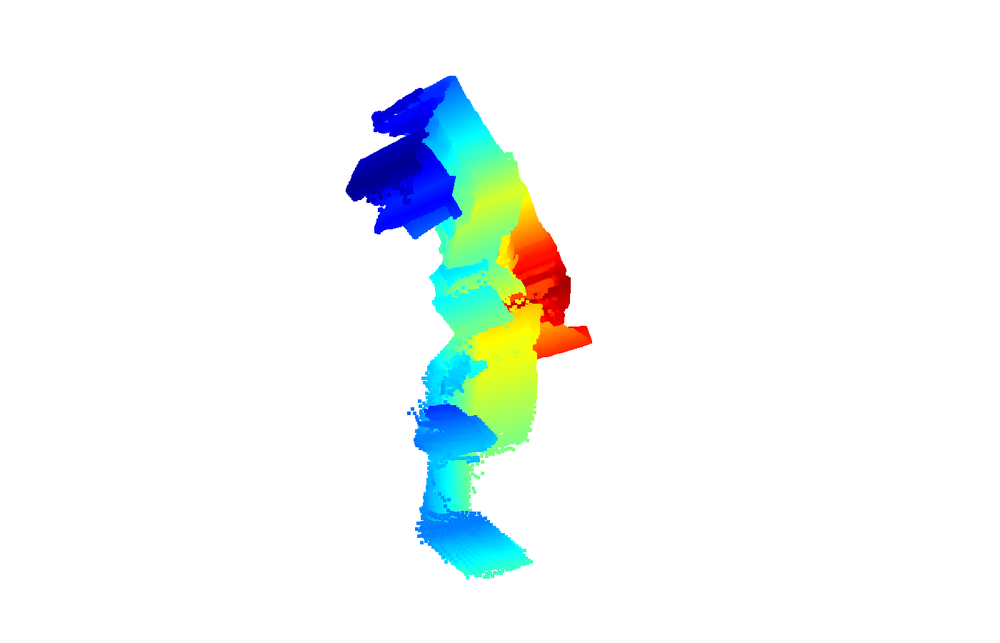
#> input picture ScreenCapture_2026-10-05-22-59-33.png, 1000 x 643 px, shrunk from 1400 x 900 before the run
$ python -i geometry.py   (imports and definitions only)
#> lines starting #> are read from the running program, lines starting #| are printed output that depends on the picture; after the words box and inside, x2 and y2 are one past the last pixel; in counts of white or black regions, pixels touching at a corner belong together
from __future__ import annotations

from dataclasses import dataclass
from pathlib import Path

import cv2
import numpy as np


@dataclass
class ImageObservation:
    path: str
    width: int
    height: int
    line_count: int
    feature_count: int


def load_image(path: str | Path) -> np.ndarray:
#> called with path = '../ScreenCapture_2026-10-05-22-59-33.png'
    image = cv2.imread(str(path))
#> image is the input picture: shape (643, 1000, 3); mean B, G, R 246.9, 247.7, 241

    if image is None:
        raise FileNotFoundError(
            f"Unable to read image: {path}"
        )

    return cv2.cvtColor(
        image,
        cv2.COLOR_BGR2RGB
    )


def detect_edges(image: np.ndarray) -> np.ndarray:
    gray = cv2.cvtColor(
        image,
        cv2.COLOR_RGB2GRAY
    )
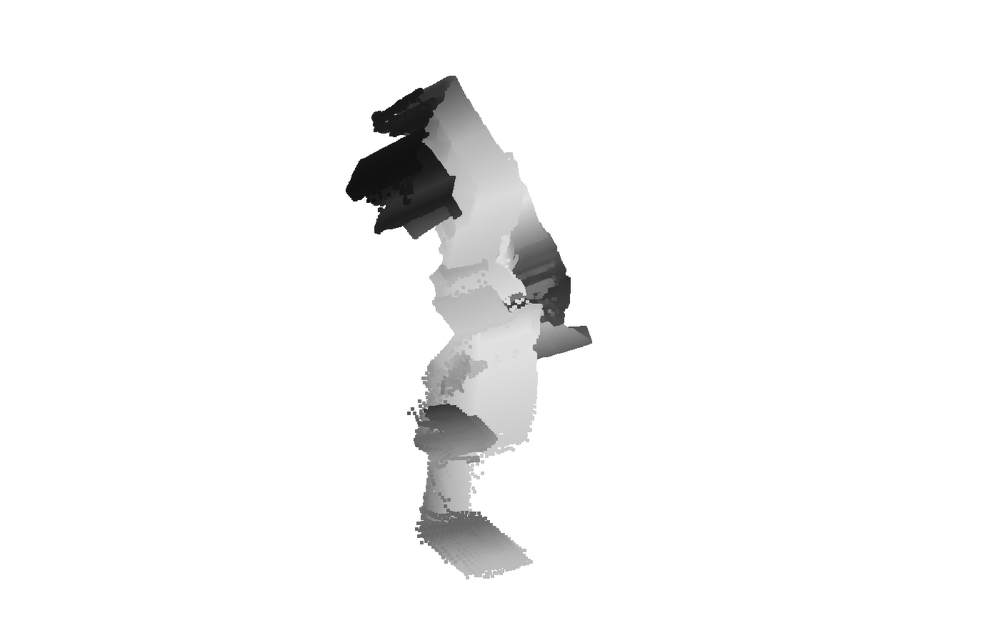
#> gray: shape (643, 1000); min 13, max 255, mean 245.6

    gray = cv2.GaussianBlur(
        gray,
        (5, 5),
        0
    )

    return cv2.Canny(
        gray,
        50,
        150
    )
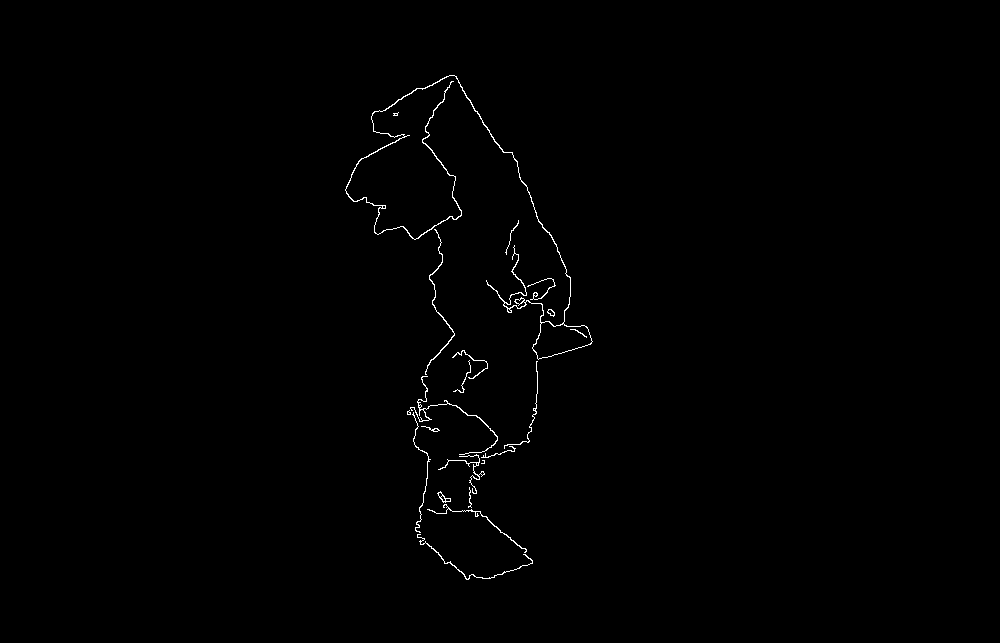
#> returned value: shape (643, 1000); 0.53% white in thin lines or dots, all inside (x1, y1, x2, y2) = (345, 75, 593, 580)


def detect_lines(image: np.ndarray):
    edges = detect_edges(image)

    lines = cv2.HoughLinesP(
        edges,
        rho=1,
        theta=np.pi / 180,
        threshold=80,
        minLineLength=80,
        maxLineGap=20
    )
#> lines = None

    if lines is None:
        return []

    return lines[:, 0, :].tolist()


def detect_features(image: np.ndarray) -> int:
    gray = cv2.cvtColor(
        image,
        cv2.COLOR_RGB2GRAY
    )

    detector = cv2.SIFT_create()

    keypoints, _ = detector.detectAndCompute(
        gray,
        None
    )

    return len(keypoints)


def analyze_image(path: str | Path) -> ImageObservation:
    image = load_image(path)

    lines = detect_lines(image)
#> lines = []
    features = detect_features(image)
#> in detect_features, `keypoints, _ = detector.detectAndCompute( gray, None )`: keypoints = 359 keypoints; strongest (x, y, size): (407, 172, 72.5), (384, 207, 2), (402, 136, 2.4), (409, 413, 2.5)
#> features = 359

    return ImageObservation(
        path=str(path),
        width=image.shape[1],
        height=image.shape[0],
        line_count=len(lines),
        feature_count=features
    )


def estimate_room_geometry(image_paths):
    observations = []

    for path in image_paths:
        observations.append(
            analyze_image(path)
        )

    return observations


def confidence_interval(
    estimate: float,
    relative_uncertainty: float
):
    uncertainty = abs(estimate) * relative_uncertainty

    return {
        "estimate": float(estimate),
        "lower": float(
            max(
                0.0,
                estimate - uncertainty
            )
        ),
        "upper": float(
            estimate + uncertainty
        )
    }

>>> result = analyze_image('../ScreenCapture_2026-10-05-22-59-33.png')

$ run again, on ScreenCapture_2026-10-05-23-04-55.png
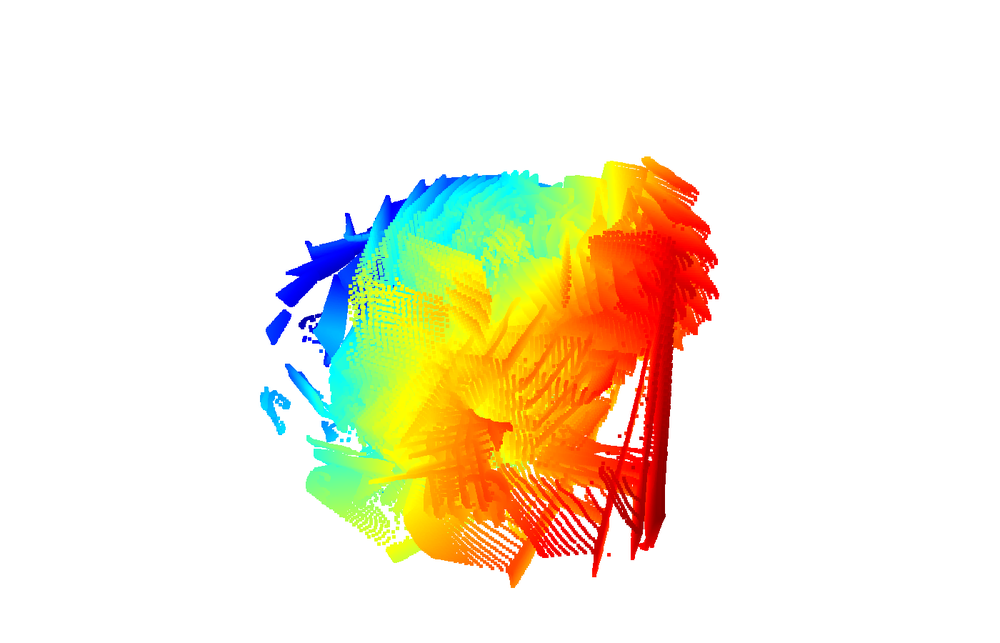
#> input picture ScreenCapture_2026-10-05-23-04-55.png, 1000 x 643 px, shrunk from 1400 x 900 before the run
#> in load_image, image is the input picture: shape (643, 1000, 3); mean B, G, R 214.7, 235.7, 243.3
#> in detect_edges, `gray = cv2.cvtColor( image, cv2.COLOR_RGB2GRAY )`:
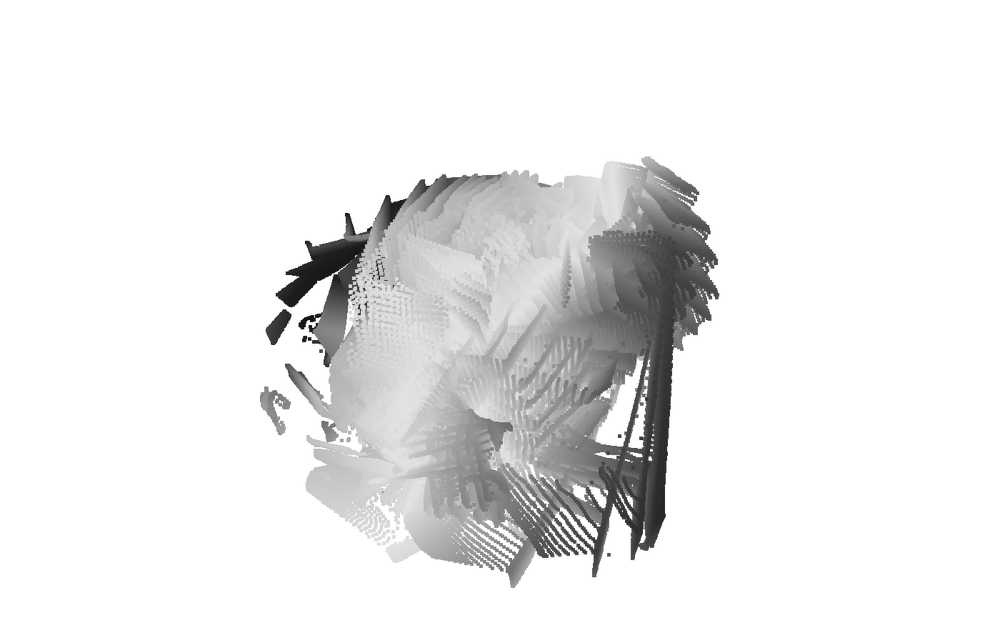
#> gray: shape (643, 1000); min 18, max 255, mean 235.6
#> in detect_edges, `return cv2.Canny( gray, 50, 150 )`:
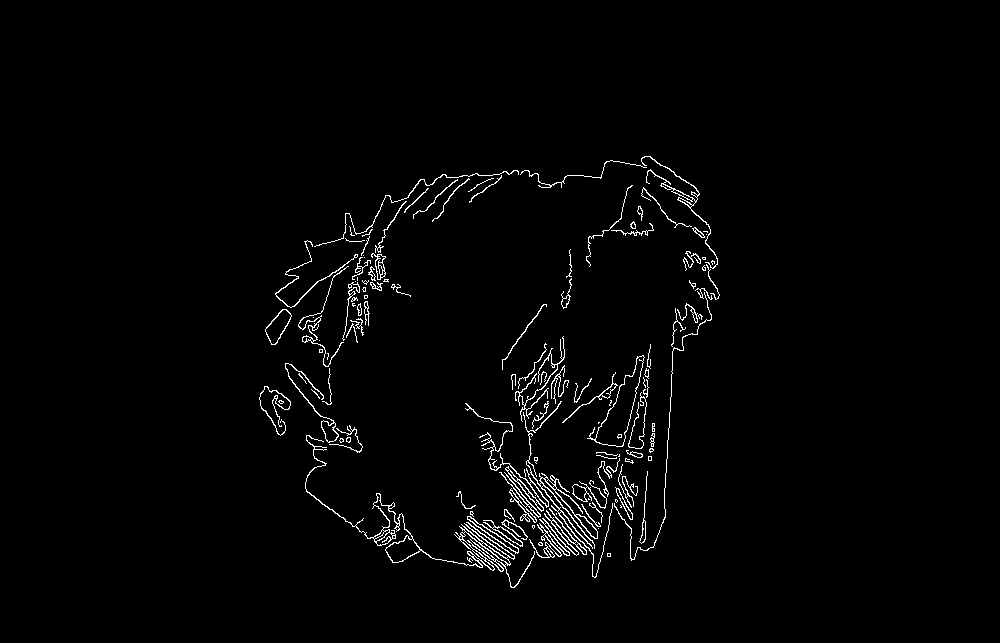
#> returned value: shape (643, 1000); 1.8% white in thin lines or dots, all inside (x1, y1, x2, y2) = (259, 156, 720, 588)
#> in detect_lines, `lines = cv2.HoughLinesP( edges, rho=1, theta=np.pi / 180, threshold=80..`: lines = 20 rows, first 6: [483, 444, 600, 561], [666, 472, 675, 308], [481, 445, 599, 563], [463, 563, 551, 475], [595, 577, 650, 359], [487, 433, 566, 555]
#> in analyze_image, `lines = detect_lines(image)`: lines = 20 items, first 6: [483, 444, 600, 561], [666, 472, 675, 308], [481, 445, 599, 563], [463, 563, 551, 475], [595, 577, 650, 359], [487, 433, 566, 555]
#> keypoints = 1160 keypoints; strongest (x, y, size): (302, 325, 5), (304, 339, 3.7), (619, 436, 2.5), (651, 450, 1.9)
#> features = 1160

$ run again, on ScreenCapture_2026-10-05-23-12-13.png
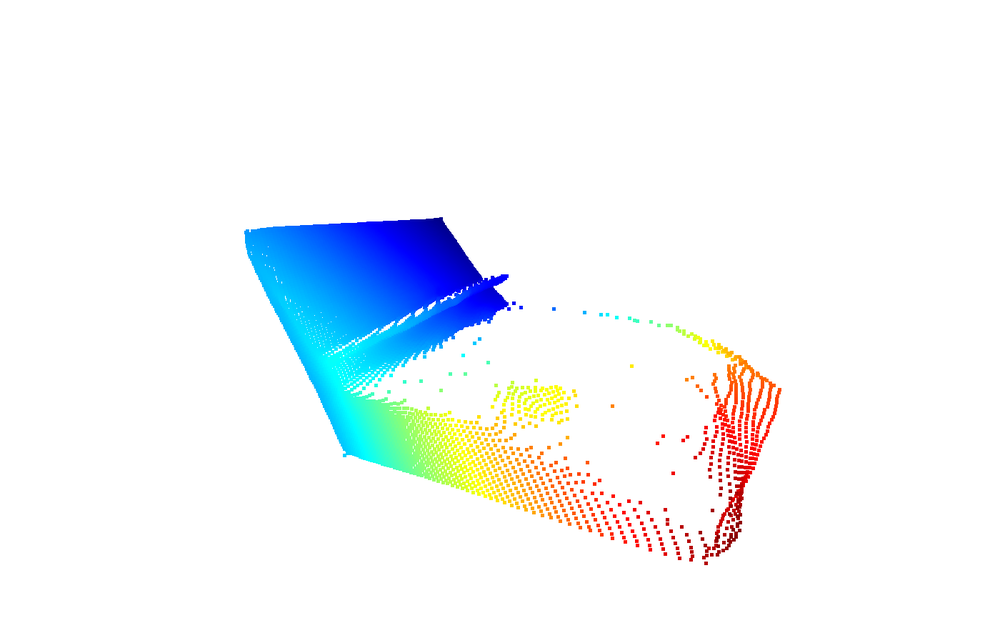
#> input picture ScreenCapture_2026-10-05-23-12-13.png, 1000 x 643 px, shrunk from 1400 x 900 before the run
#> in load_image, image is the input picture: shape (643, 1000, 3); mean B, G, R 249.5, 246.1, 241
#> in detect_edges, `gray = cv2.cvtColor( image, cv2.COLOR_RGB2GRAY )`:
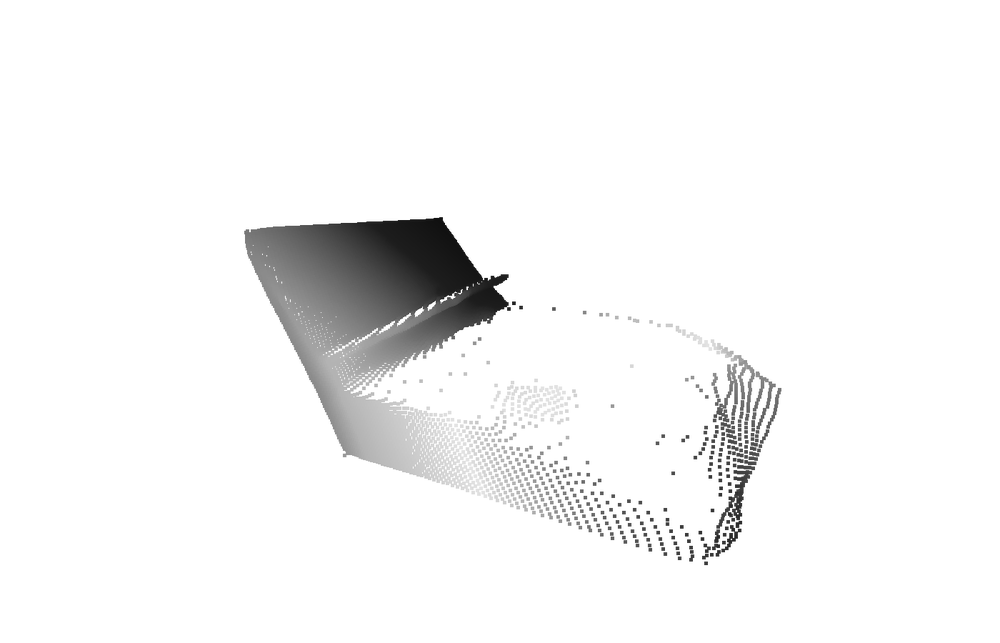
#> gray: shape (643, 1000); min 14, max 255, mean 245
#> in detect_edges, `return cv2.Canny( gray, 50, 150 )`:
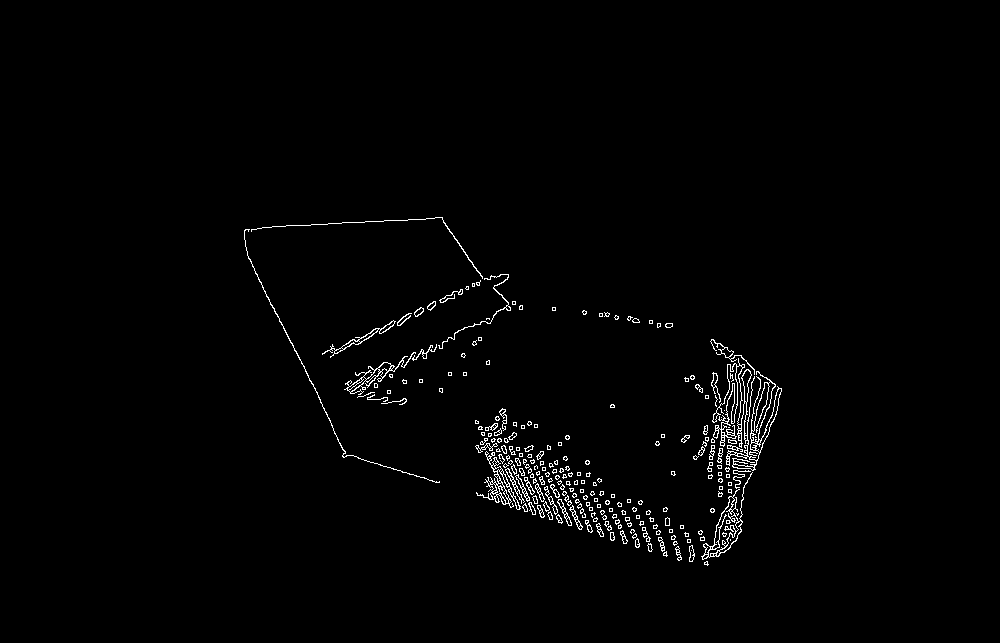
#> returned value: shape (643, 1000); 1.4% white in thin lines or dots, all inside (x1, y1, x2, y2) = (244, 217, 782, 566)
#> in detect_lines, `lines = cv2.HoughLinesP( edges, rho=1, theta=np.pi / 180, threshold=80..`: lines = 21 rows, first 6: [477, 494, 707, 565], [343, 454, 439, 482], [247, 255, 320, 399], [272, 226, 442, 217], [488, 494, 707, 557], [707, 563, 772, 383]
#> in analyze_image, `lines = detect_lines(image)`: lines = 21 items, first 6: [477, 494, 707, 565], [343, 454, 439, 482], [247, 255, 320, 399], [272, 226, 442, 217], [488, 494, 707, 557], [707, 563, 772, 383]
#> keypoints = 2304 keypoints; strongest (x, y, size): (514, 303, 2.6), (521, 307, 2.6), (700, 532, 2.5), (720, 494, 2.5)
#> features = 2304

$ run again, on ScreenCapture_2026-10-06-00-21-41.png
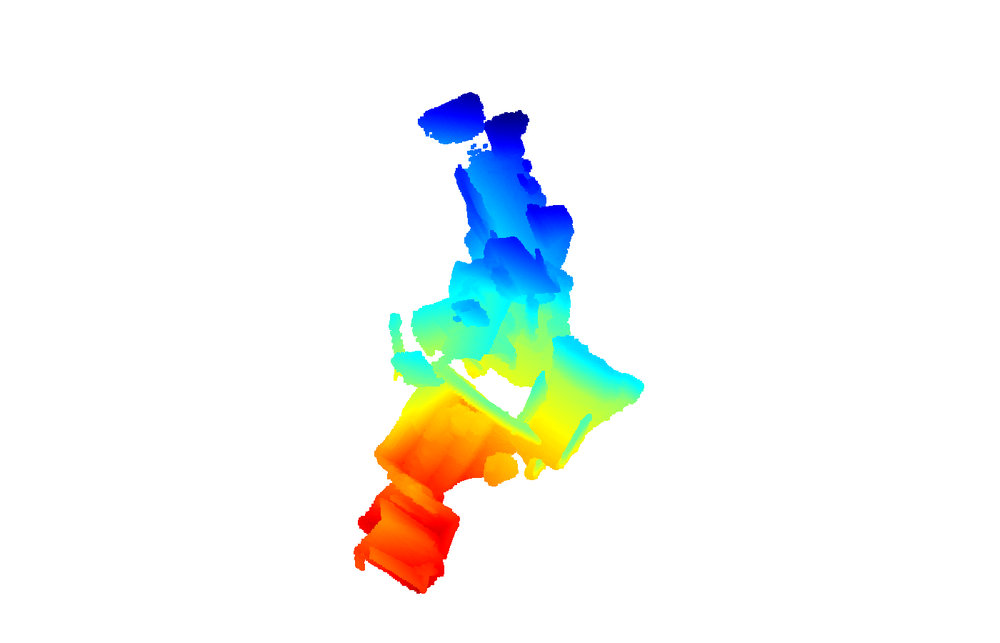
#> input picture ScreenCapture_2026-10-06-00-21-41.png, 1000 x 643 px, shrunk from 1400 x 900 before the run
#> in load_image, image is the input picture: shape (643, 1000, 3); mean B, G, R 243.1, 246.4, 243.1
#> in detect_edges, `gray = cv2.cvtColor( image, cv2.COLOR_RGB2GRAY )`:
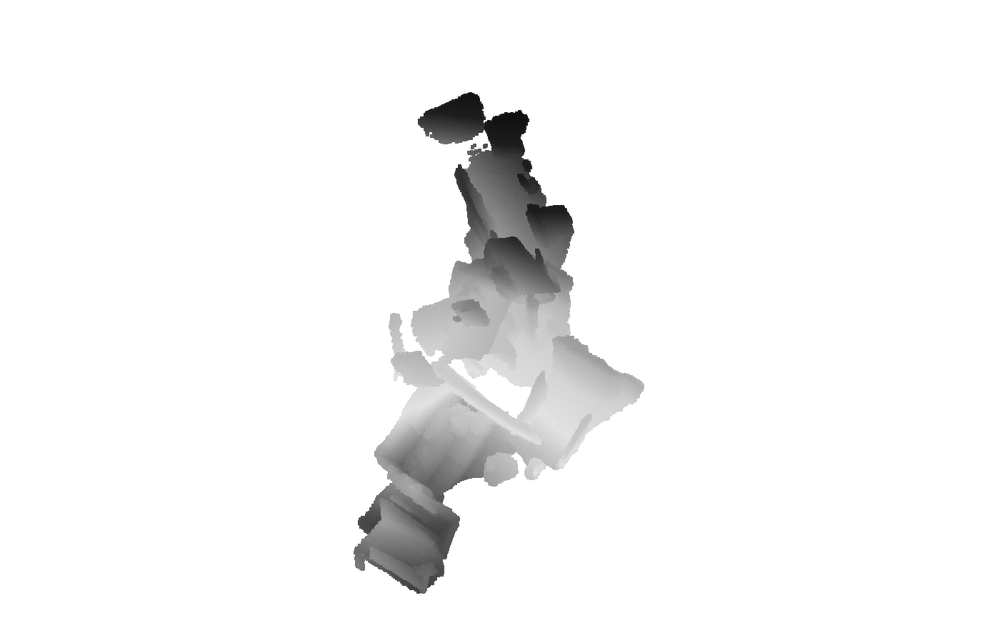
#> gray: shape (643, 1000); min 14, max 255, mean 245
#> in detect_edges, `return cv2.Canny( gray, 50, 150 )`:
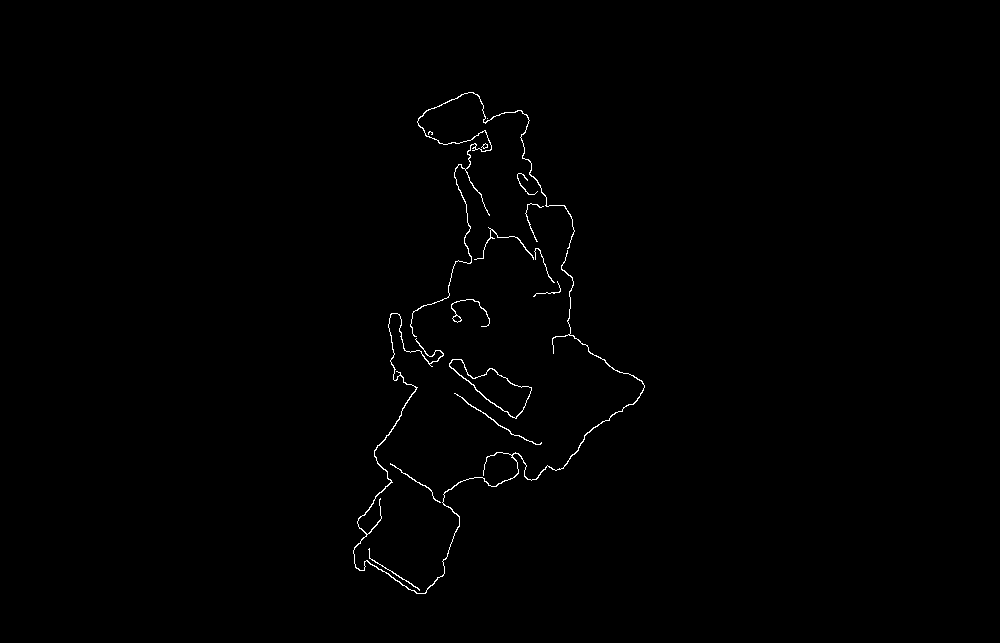
#> returned value: shape (643, 1000); 0.55% white in thin lines or dots, all inside (x1, y1, x2, y2) = (353, 92, 645, 594)
#> in detect_lines, `lines = cv2.HoughLinesP( edges, rho=1, theta=np.pi / 180, threshold=80..`: lines = None
#> in analyze_image, `lines = detect_lines(image)`: lines = []
#> keypoints = 277 keypoints; strongest (x, y, size): (454, 117, 31.5), (485, 146, 3.1), (510, 127, 22.8), (481, 139, 9.8)
#> features = 277
